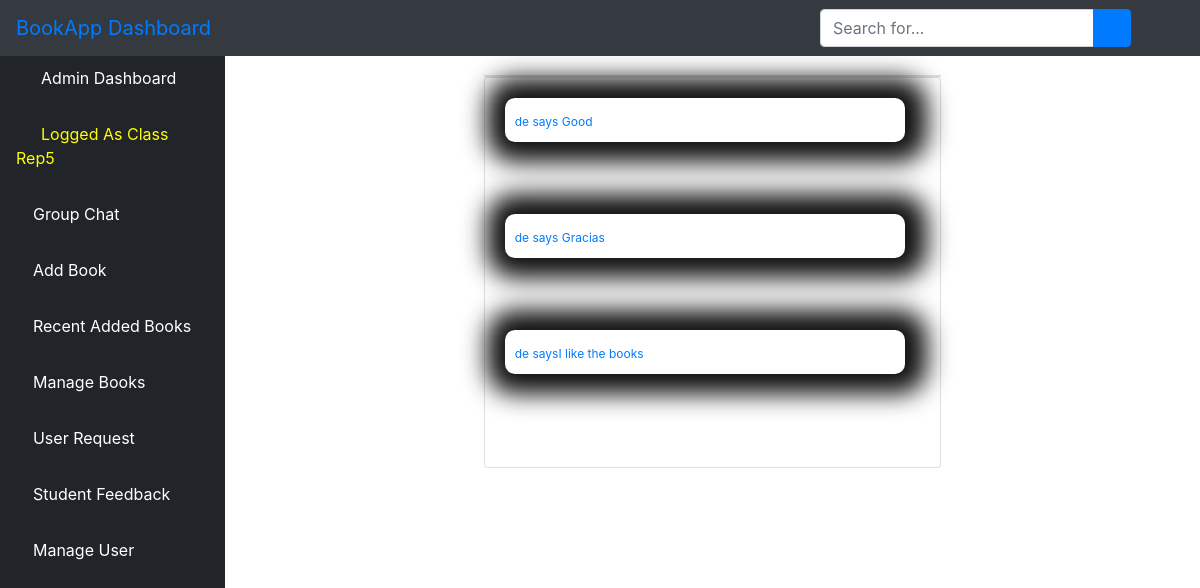
Screenshot of /afeedback/ (signed in) with the database file from the repository.
### bookstore/models.py (models this page shows, shortened)
class User(AbstractUser):
    is_admin = models.BooleanField(default=False)
    is_publisher = models.BooleanField(default=False)
    is_librarian = models.BooleanField(default=False)
    class Meta:
        swappable = 'AUTH_USER_MODEL'

class Feedback(models.Model):
    feedback = models.CharField(max_length=100, null=True, blank=True)

### bookstore/views.py (the view)
# urls.py: path('afeedback/', views.AFeedback.as_view(), name='afeedback'),
class AFeedback(LoginRequiredMixin,ListView):
	model = Feedback
	template_name = 'dashboard/feedback.html'
	context_object_name = 'feedbacks'
	paginate_by = 3
	def get_queryset(self):
		return Feedback.objects.order_by('-id')

### bookstore/templates/dashboard/feedback.html (shortened to what this page needs)
{% extends 'dashboard/base.html' %}
{% block content %}
<div class="container-fluid">
<div class="row">
<div class="col-sm-3" style="color: red">
</div>
<div class="col-sm-6" style="padding-top: 25px">
    <div class="card">
</div>
<div class="card mb-2">
<div class="card-body">
<div class="row">
    <div class="col-sm-8">
    {% for feedback in feedbacks %}
        <div class="chat" style="width: 150%; background: white; box-shadow: 2px 0px 25px 20px #111;">
                <strong><small class="chat-user-special text-primary"> {{ feedback.feedback }}</small></strong>
        </div><br><br><br>
    {% empty %}
    <h1 class="heading">No delete request</h1><br>
    {% endfor %}
    <div class="col-sm-4"></div>
    </div>
                      </div>
                    </div>
                  </div>
</div>
<div class="col-sm-2" style="color: red">
</div>
</div>
</div>
{% endblock content %}

### bookstore/templates/dashboard/base.html (shortened to what this page needs)
{% load static %}
<!DOCTYPE html>
<html lang="en">
<head>
    {% load static %}
    <link href="{% static 'vendor/fontawesome-free/css/all.min.css' %}" rel="stylesheet" type="text/css">
       <link rel="stylesheet" href="{% static 'assets/css/bootstrap.min.css' %}">
      <link rel="stylesheet" href="{% static 'assets/fonts/font-awesome-4.7.0/css/font-awesome.min.css' %}">
    <link href="{% static 'vendor/datatables/dataTables.bootstrap4.css' %}" rel="stylesheet">
    <link rel="stylesheet" type="text/css" href="{% static 'css/master.css' %}">
    <link href="{% static 'css/sb-admin.css' %}" rel="stylesheet">
</head>
<body id="page-top">
<nav class="navbar navbar-expand navbar-dark bg-dark fixed-top">
    <a class="navbar-brand mr-1 text-primary" href="">BookApp Dashboard</a>
    <button class="btn btn-link btn-sm text-white order-1 order-sm-0" id="sidebarToggle" href="#">
        <i class="fas fa-bars"></i>
    </button>
      <form class="d-none d-md-inline-block form-inline ml-auto mr-0 mr-md-3 my-2 my-md-0" action="{% url 'asearch' %}">
        <div class="input-group">
            <input type="text" class="form-control" name="query" placeholder="Search for..." aria-label="Search" aria-describedby="basic-addon2">
            <div class="input-group-append">
                <button class="btn btn-primary" type="submit">
                    <i class="fas fa-search"></i>
                </button>
            </div>
        </div>
    </form>
    <ul class="navbar-nav ml-auto ml-md-0">
        <li class="nav-item dropdown no-arrow">
            <a class="nav-link dropdown-toggle" href="#" id="userDropdown" role="button" data-toggle="dropdown" aria-haspopup="true" aria-expanded="false">
                <i class="fas fa-user-circle fa-fw text-primary"></i>
            </a>
        </li>
    </ul>
</nav>
<div id="wrapper" style="padding-top: 50px">
<ul class="sidebar navbar-nav">
    <li class="nav-item active">
        <a class="nav-link" href="{% url 'dashboard' %}">
            <i class="fas fa-fw fa-tachometer-alt"></i>
            <span>Admin Dashboard</span>
        </a>
    </li>
    <li class="nav-item active">
        <a class="nav-link" href="">
            <i class="fas fa-user-circle fa-fw text-warning"></i>
            <span style="color: yellow">Logged As {{ user.username }}</span>
        </a>
    </li>
    <li class="nav-item">
        <a class="nav-link" href="{% url 'alchat' %}">
            <i class="fas fa-book text-primary"></i>
            <span style="color: white">Group Chat</span>
        </a>
    </li>
        <li class="nav-item">
        <a class="nav-link" href="{% url 'aabook_form' %}">
            <i class="fas fa-book text-primary"></i>
            <span style="color: white">Add Book</span>
        </a>
    </li>
    <li class="nav-item">
        <a class="nav-link" href="{% url 'albook' %}">
            <i class="fas fa-book text-primary"></i>
            <span style="color: white">Recent Added Books</span>
        </a>
    </li>
      <li class="nav-item">
        <a class="nav-link" href="{% url 'ambook' %}">
            <i class="fas fa-book text-primary"></i>
            <span style="color: white">Manage Books</span>
        </a>
    </li>
     <li class="nav-item">
        <a class="nav-link" href="{% url 'adrequest' %}">
            <i class="fas fa-book text-primary"></i>
            <span style="color: white">User Request</span>
        </a>
    </li>
     <li class="nav-item">
        <a class="nav-link" href="{% url 'afeedback' %}">
            <i class="fas fa-book text-primary"></i>
            <span style="color: white">Student Feedback</span>
        </a>
    </li>
     <li class="nav-item">
        <a class="nav-link" href="{% url 'aluser' %}">
            <i class="fas fa-user text-primary"></i>
            <span style="color: white">Manage User</span>
        </a>
    </li>
</ul>
    {% block content %}{% endblock content %}
</div>

### static/css/master.css (style rules this page uses)
html { scroll-behavior: smooth; }
li { list-style-type: none; }
.chat { background: rgb(220, 20, 60); border-radius: 10px; width: 70%; padding: 10px; }
.chat-user-special { color: yellow; font-size: 12px; }

### bookstore/templates/dashboard/base.html (style rules this page uses)
body { display: flex; flex-direction: column; min-height: 100vh; }

### rows the page displays
User: username "Class Rep5"
Feedback: feedback "de says Good"
Feedback: feedback "de says Gracias"
Feedback: feedback "de saysI like the books"
